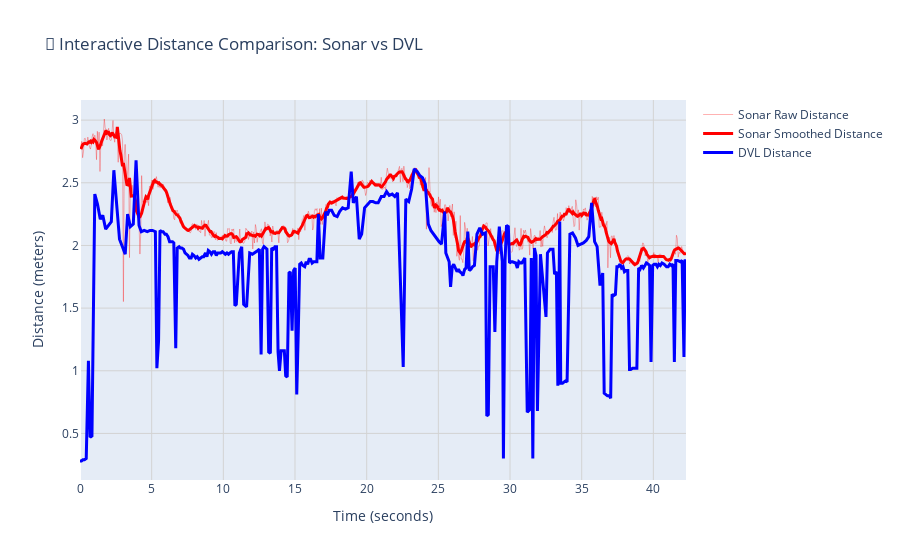

Notebook code for this chart:
### Code cell
try:
    sonar_coverage_m = 10.0  # meters (adjust if needed)
    sonar_image_size = 700  # pixels (height used in sonar grid)
    fig, comparison_stats = iau.interactive_distance_comparison(distance_results, raw_data, sonar_coverage_m=sonar_coverage_m, sonar_image_size=sonar_image_size)
    if comparison_stats and isinstance(comparison_stats, dict) and 'error' in comparison_stats:
        print('Comparison did not run:', comparison_stats['error'])
    else:
        print('\nComparison stats summary:')
        from pprint import pprint
        pprint(comparison_stats)
        # Display the interactive plot
        fig.show()
except Exception as e:
    print('Error running interactive comparison:', e)

### Figure 1 — Plotly figure (JSON) as saved in the notebook; plotly's stock layout.template omitted (floating-point values rounded to 4 significant figures; data arrays with more than 128 entries replaced by an {"elided": "..."} marker saying what was removed)
{"data": [{"hovertemplate": "Time: %{x:.1f}s<br>Distance: %{y:.3f}m<extra>Sonar Raw</extra>", "line": {"color": "rgba(255, 0, 0, 0.3)", "width": 1}, "mode": "lines", "name": "Sonar Raw Distance", "type": "scatter", "x": {"elided": "698 float values"}, "xaxis": "x", "y": {"elided": "698 float values"}, "yaxis": "y"}, {"hovertemplate": "Time: %{x:.1f}s<br>Distance: %{y:.3f}m<extra>Sonar Smoothed</extra>", "line": {"color": "rgba(255, 0, 0, 1)", "width": 3}, "mode": "lines", "name": "Sonar Smoothed Distance", "type": "scatter", "x": {"elided": "698 float values"}, "xaxis": "x", "y": {"elided": "698 float values"}, "yaxis": "y"}, {"hovertemplate": "Time: %{x:.1f}s<br>Distance: %{y:.3f}m<extra>DVL Distance</extra>", "line": {"color": "rgba(0, 0, 255, 1)", "width": 3}, "mode": "lines", "name": "DVL Distance", "type": "scatter", "x": {"elided": "311 float values"}, "xaxis": "x", "y": {"elided": "311 float values"}, "yaxis": "y"}], "layout": {"hovermode": "x unified", "title": {"text": "🔄 Interactive Distance Comparison: Sonar vs DVL"}, "xaxis": {"anchor": "y", "domain": [0, 1], "gridcolor": "LightGray", "gridwidth": 1, "showgrid": true, "title": {"text": "Time (seconds)"}}, "yaxis": {"anchor": "x", "domain": [0, 1], "gridcolor": "LightGray", "gridwidth": 1, "showgrid": true, "title": {"text": "Distance (meters)"}}}}
